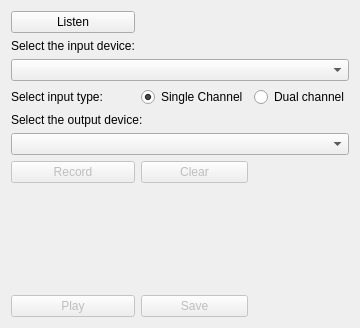
<?xml version="1.0" encoding="UTF-8"?>
<ui version="4.0">
 <class>listen_widget</class>
 <widget class="QWidget" name="listen_widget">
  <property name="geometry">
   <rect>
    <x>0</x>
    <y>0</y>
    <width>332</width>
    <height>322</height>
   </rect>
  </property>
  <property name="windowTitle">
   <string>Listen</string>
  </property>
  <layout class="QGridLayout" name="gridLayout">
   <item row="7" column="0" colspan="3">
    <widget class="QLabel" name="label_output_device">
     <property name="text">
      <string>Select the output device:</string>
     </property>
    </widget>
   </item>
   <item row="0" column="0">
    <widget class="QPushButton" name="button_listen">
     <property name="toolTip">
      <string>Push to listen to audio input.</string>
     </property>
     <property name="text">
      <string>Listen</string>
     </property>
     <property name="checkable">
      <bool>true</bool>
     </property>
    </widget>
   </item>
   <item row="10" column="0">
    <widget class="QPushButton" name="button_record_and_stop">
     <property name="enabled">
      <bool>false</bool>
     </property>
     <property name="toolTip">
      <string>Press to record audio input</string>
     </property>
     <property name="text">
      <string>Record</string>
     </property>
     <property name="checkable">
      <bool>true</bool>
     </property>
    </widget>
   </item>
   <item row="1" column="0">
    <widget class="QLabel" name="label_input_device">
     <property name="text">
      <string>Select the input device:</string>
     </property>
    </widget>
   </item>
   <item row="11" column="0" colspan="3">
    <widget class="LongTimePlot" name="widget" native="true">
     <property name="minimumSize">
      <size>
       <width>300</width>
       <height>100</height>
      </size>
     </property>
    </widget>
   </item>
   <item row="5" column="1">
    <widget class="QRadioButton" name="radioButton_single_channel">
     <property name="text">
      <string>Single Channel</string>
     </property>
     <property name="checked">
      <bool>true</bool>
     </property>
    </widget>
   </item>
   <item row="10" column="1">
    <widget class="QPushButton" name="button_clear">
     <property name="enabled">
      <bool>false</bool>
     </property>
     <property name="toolTip">
      <string>Press to clear the recorded input</string>
     </property>
     <property name="text">
      <string>Clear</string>
     </property>
    </widget>
   </item>
   <item row="3" column="0" colspan="3">
    <widget class="QComboBox" name="comboBox_input_device"/>
   </item>
   <item row="8" column="0" colspan="3">
    <widget class="QComboBox" name="comboBox_output_device"/>
   </item>
   <item row="5" column="0">
    <widget class="QLabel" name="label_input_channels">
     <property name="text">
      <string>Select input type:</string>
     </property>
    </widget>
   </item>
   <item row="5" column="2">
    <widget class="QRadioButton" name="radioButton_dual_channel">
     <property name="text">
      <string>Dual channel</string>
     </property>
    </widget>
   </item>
   <item row="12" column="1">
    <widget class="QPushButton" name="button_save">
     <property name="enabled">
      <bool>false</bool>
     </property>
     <property name="toolTip">
      <string>Press to save recorded audio</string>
     </property>
     <property name="text">
      <string>Save</string>
     </property>
    </widget>
   </item>
   <item row="12" column="0">
    <widget class="QPushButton" name="button_playback_and_stop">
     <property name="enabled">
      <bool>false</bool>
     </property>
     <property name="toolTip">
      <string>Press to playback audio recording</string>
     </property>
     <property name="text">
      <string>Play</string>
     </property>
     <property name="checkable">
      <bool>true</bool>
     </property>
     <property name="checked">
      <bool>false</bool>
     </property>
    </widget>
   </item>
   <item row="13" column="1">
    <spacer name="verticalSpacer">
     <property name="orientation">
      <enum>Qt::Vertical</enum>
     </property>
     <property name="sizeHint" stdset="0">
      <size>
       <width>20</width>
       <height>40</height>
      </size>
     </property>
    </spacer>
   </item>
  </layout>
 </widget>
 <customwidgets>
  <customwidget>
   <class>LongTimePlot</class>
   <extends>QWidget</extends>
   <header>/friture/long_time_plot.py</header>
   <container>1</container>
  </customwidget>
 </customwidgets>
 <resources/>
 <connections/>
</ui>
